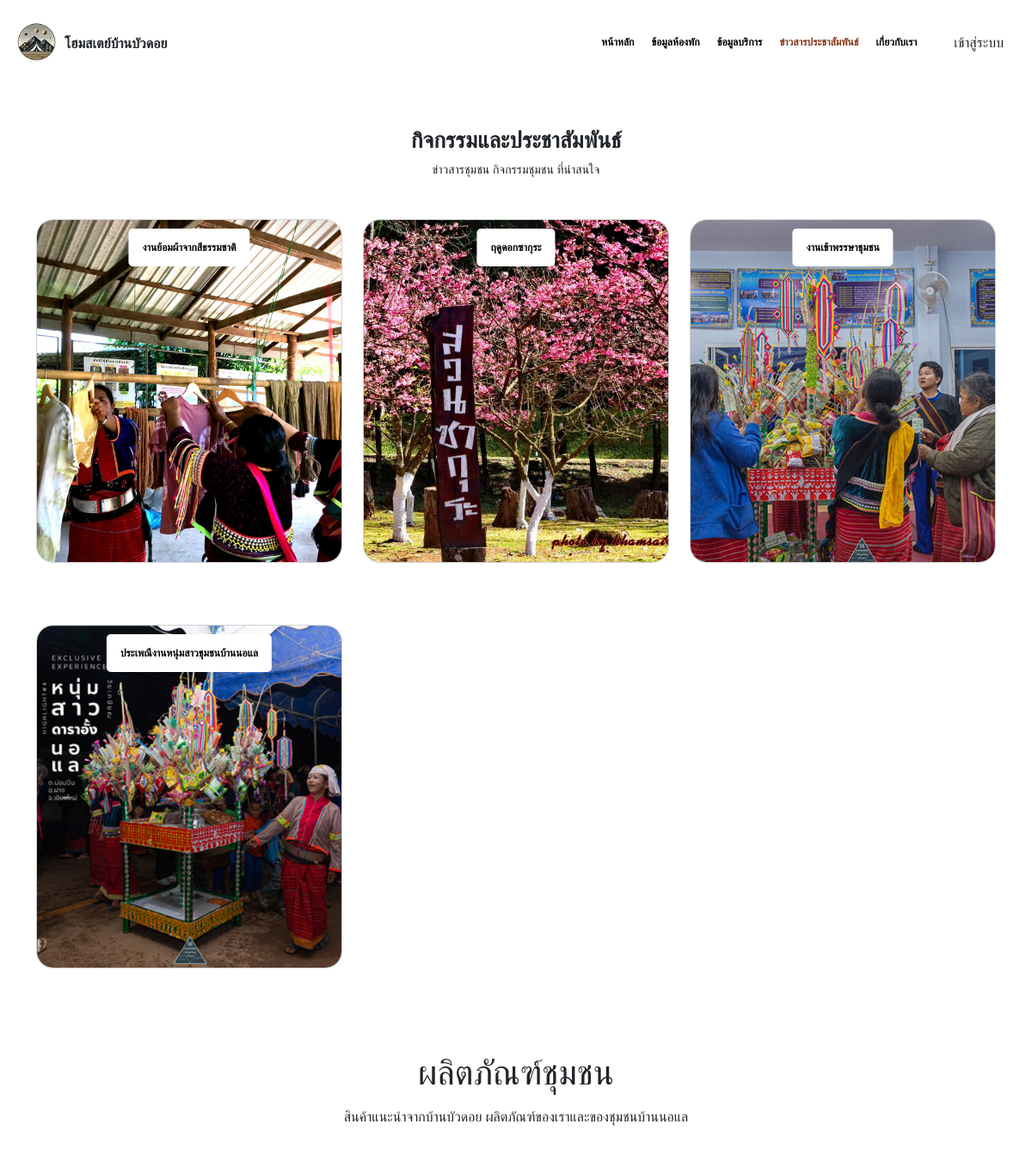
/premaket.php (upper part), run on an earlier commit of the app's database.
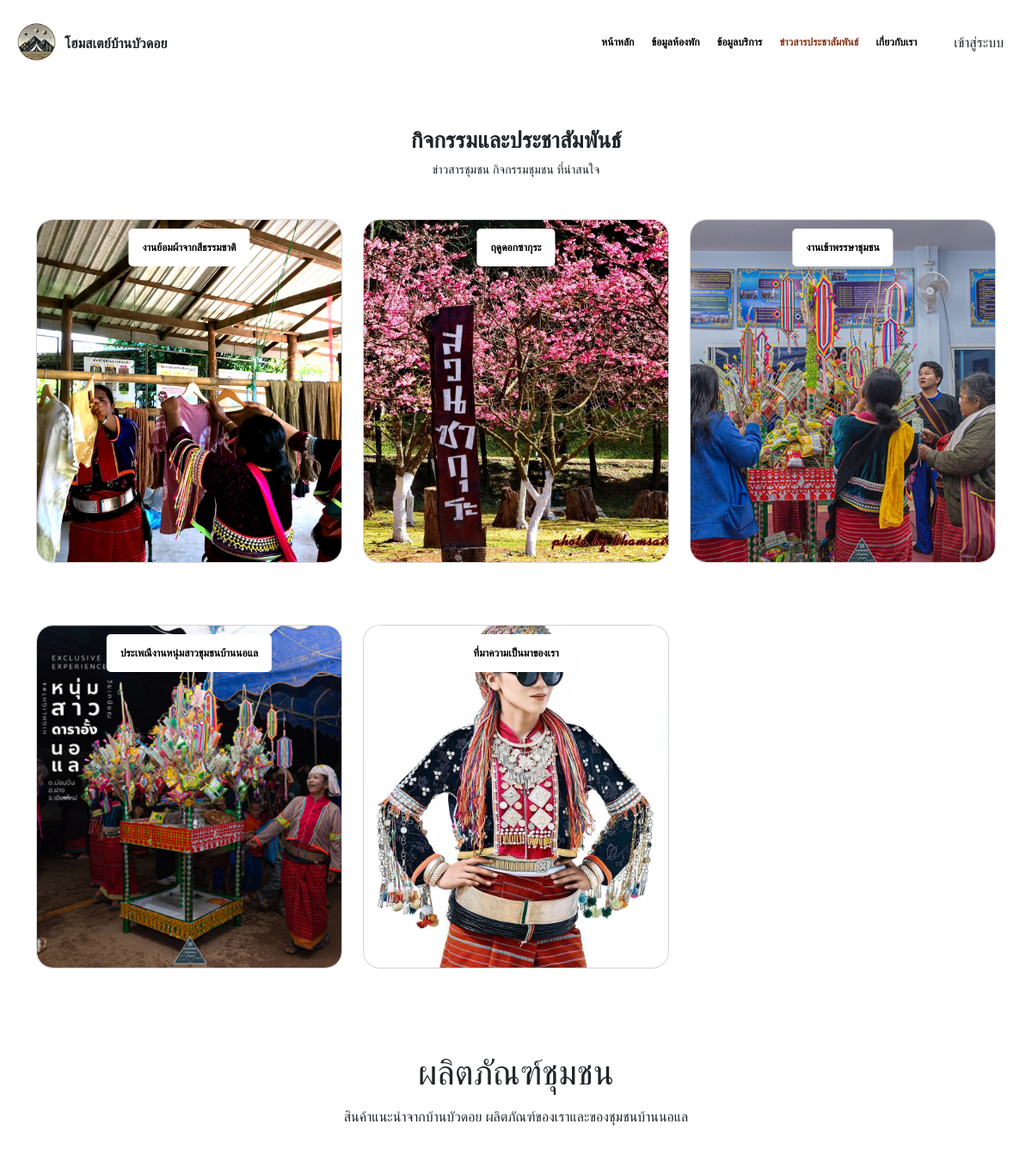
And on a later commit of the database.
### tables this page shows
CREATE TABLE `news` (
  `newID` smallint(5) UNSIGNED ZEROFILL NOT NULL,
  `newTitle` varchar(100) NOT NULL,
  `newDetail` varchar(500) NOT NULL,
  `newPic` varchar(100) NOT NULL,
  `newType` varchar(8) NOT NULL,
  `newDate` datetime NOT NULL,
  `user_userID` smallint(5) UNSIGNED ZEROFILL NOT NULL
);

### premaket.php (the view, shortened to what this page needs)
<?php
$db_con = connect_db();
?>
<!DOCTYPE html>
<html lang="en">
<head>
    <link href="https://cdn.jsdelivr.net/npm/bootstrap@5.0.2/dist/css/bootstrap.min.css" rel="stylesheet">
    <link rel="stylesheet" href="tabbar_view/nav_bar.css">
    <link rel="stylesheet" href="style1.css">
    <link rel="stylesheet" href="button.css">
    <link rel="stylesheet" href="card.css">
    <link href="https://cdnjs.cloudflare.com/ajax/libs/font-awesome/5.10.0/css/all.min.css" rel="stylesheet">
    <link href="https://cdn.jsdelivr.net/npm/bootstrap-icons@1.4.1/font/bootstrap-icons.css" rel="stylesheet">
    <link href="lib/animate/animate.min.css" rel="stylesheet">
    <link href="lib/owlcarousel/assets/owl.carousel.min.css" rel="stylesheet">
    <link href="css/bootstrap.min.css" rel="stylesheet">
    <link href="https://cdnjs.cloudflare.com/ajax/libs/bootstrap-datepicker/1.9.0/css/bootstrap-datepicker.min.css" rel="stylesheet">
</head>
<body>
    <div class="container-xxl bg-white p-0">
        <nav id="navbar">
            <?php include("tabbar_view/tab_bar.php"); ?>
        </nav>
        <div class="text-start mx-auto mb-5 wow slideInLeft" data-wow-delay="0.1s">
            <div id="title">
                <h1>กิจกรรมและประชาสัมพันธ์</h1>
                <p>ข่าวสารชุมชน กิจกรรมชุมชน ที่น่าสนใจ</p>
            </div>
        </div>
        <?php
            $sql = 'SELECT newPic, newTitle, newID, newType FROM news WHERE newType in ("ชุมชน","เทศกาล")';
            $stmt = $db_con->prepare($sql);
            $stmt->execute();
            $products = $stmt->fetchAll(PDO::FETCH_ASSOC);
            ?>
            <div class="container-xxl bg-white p-0">
                <div class="container">
                    <div class="row g-4">
                        <?php foreach ($products as $product) { ?>
                            <div class="col-lg-4 col-md-6 wow fadeInUp" data-wow-delay="0.5s">
                                <div class="card position-relative text-white card-hover mb-5" style="width: 100%; height: 400px; overflow: hidden; position: relative; border-radius: 20px;">
                                    <img src="img/news_pic/<?php echo $product['newPic']; ?>" class="card-img" alt="Product Image" style="height: 100%; object-fit: cover;">
                                    <span class="badge position-absolute custom-badge p-3" style="top: 10px; left: 50%; transform: translateX(-50%); background-color: #fff; color: #000; border-radius: 5px; padding: 10px;"><?php echo $product['newTitle']; ?></span>
                                    <div class="card-img-overlay d-flex flex-column justify-content-end" style="color: #000;">
                                        <div class="overlay-content p-4" style="border-radius: 20px; transition: transform 0.3s;"></div>
                                    </div>
                                </div>
                            </div>
                        <?php } ?>
                    </div>
                </div>
            </div>
        <div class="container-xxl py-5">
            <div class="container">
                <div class="text-center mx-auto mb-5 wow fadeInUp" data-wow-delay="0.1s" style="max-width: 600px;">
                    <h1 class="mb-3">ผลิตภัณฑ์ชุมชน</h1>
                    <p >สินค้าแนะนำจากบ้านบัวดอย ผลิตภัณฑ์ของเราและของชุมชนบ้านนอแล </p>
                </div>
    </div>
</div>
</div>
</body>
</html>

### tabbar_view/tab_bar.php (shortened to what this page needs)
<div class="topbar_menu">
    <div class="topbar_menu_logo">
        <a href="index.php"><img src="tabbar_view/baanbuadoi.png" alt="โฮมสเตย์บ้านบัวดอย Baanbuadoi" style="width: 45px; height: 45px;"></a>
        <p>โฮมสเตย์บ้านบัวดอย</p>
    </div>
    <div class="topbar_menu_list">
        <?php include("menu_navbar.php");
            menu_navbar()
        ?>
    </div>
</div>

### tabbar_view/menu_navbar.php (shortened to what this page needs)
<?php
function menu_navbar() {
    if (empty($_SESSION['user_lavel'])) {
        $lavel = "";
    } else {
        $lavel = $_SESSION['user_lavel'];
    }
    switch ($lavel) {
        default: web_menu();
    }
}
    ?>
    <?php
function web_menu() {
    $current_page = basename($_SERVER['PHP_SELF']);
    ?>
        <ul>
            <li><a href="index.php" class="<?php echo $current_page == 'index.php' ? 'active' : ''; ?>">หน้าหลัก</a></li>
            <li><a href="./room_product.php" class="<?php echo $current_page == 'room_product.php' ? 'active' : ''; ?>">ข้อมูลห้องพัก</a></li>
            <li><a href="./service_product.php" class="<?php echo $current_page == 'service_product.php' ? 'active' : ''; ?>">ข้อมูลบริการ</a></li>
            <li><a href="./premaket.php" class="<?php echo $current_page == 'premaket.php' ? 'active' : ''; ?>">ข่าวสารประชาสัมพันธ์</a></li>
            <li><a href="./contect.php" class="<?php echo $current_page == 'contect.php' ? 'active' : ''; ?>">เกี่ยวกับเรา</a></li>
        </ul>
        <a href="./login.php" class="btn btn-custom">เข้าสู่ระบบ</a>
    <?php
}
?>

### tabbar_view/nav_bar.css (style rules this page uses)
.topbar_menu { display: flex; align-items: center; justify-content: space-between; padding: 5px 20px; border-radius: 5px; }
#navbar { transition: all 0.3s ease; }
.topbar_menu_logo { display: flex; align-items: center; padding: 6px 0; }
.topbar_menu_logo img { width: 30px; height: 30px; }
.topbar_menu_logo p { font-weight: bold; margin: 3px 0 0 10px; font-size: 16px; }
.topbar_menu_list { display: flex; align-items: center; font-size: 12px; }
.topbar_menu_list ul { display: flex; margin: 0; padding: 0; }
.topbar_menu_list ul li { margin-right: 20px; list-style: none; font-weight: bold; }
.topbar_menu_list ul li a { text-decoration: none; color: black; }
.topbar_menu_list ul li a.active { color: rgb(130, 54, 23); font-weight: bold; }
.btn-custom { background-color: #4DA866; color: white; margin-left: 10px; padding: 10px 20px; font-size: 12px; border-radius: 5px; }

### style1.css (style rules this page uses)
body { margin: 0; padding: 0; font-family: kkfont; }
.container { max-width: 1280px; margin: 0 auto; }
nav { z-index: 3; position: sticky; top: 15px; }
#title { text-align: center; margin-top: 80px; }
#title h1 { font-size: 26px; font-weight: bold; }
#title { font-size: 14px; }
.card { overflow: hidden; }
.card-img { transition: transform 0.3s ease-in-out; }

What changed in the data, as far as the page shows it:
added news: newPic (picture), newTitle "ที่มาความเป็นมาของเรา"
